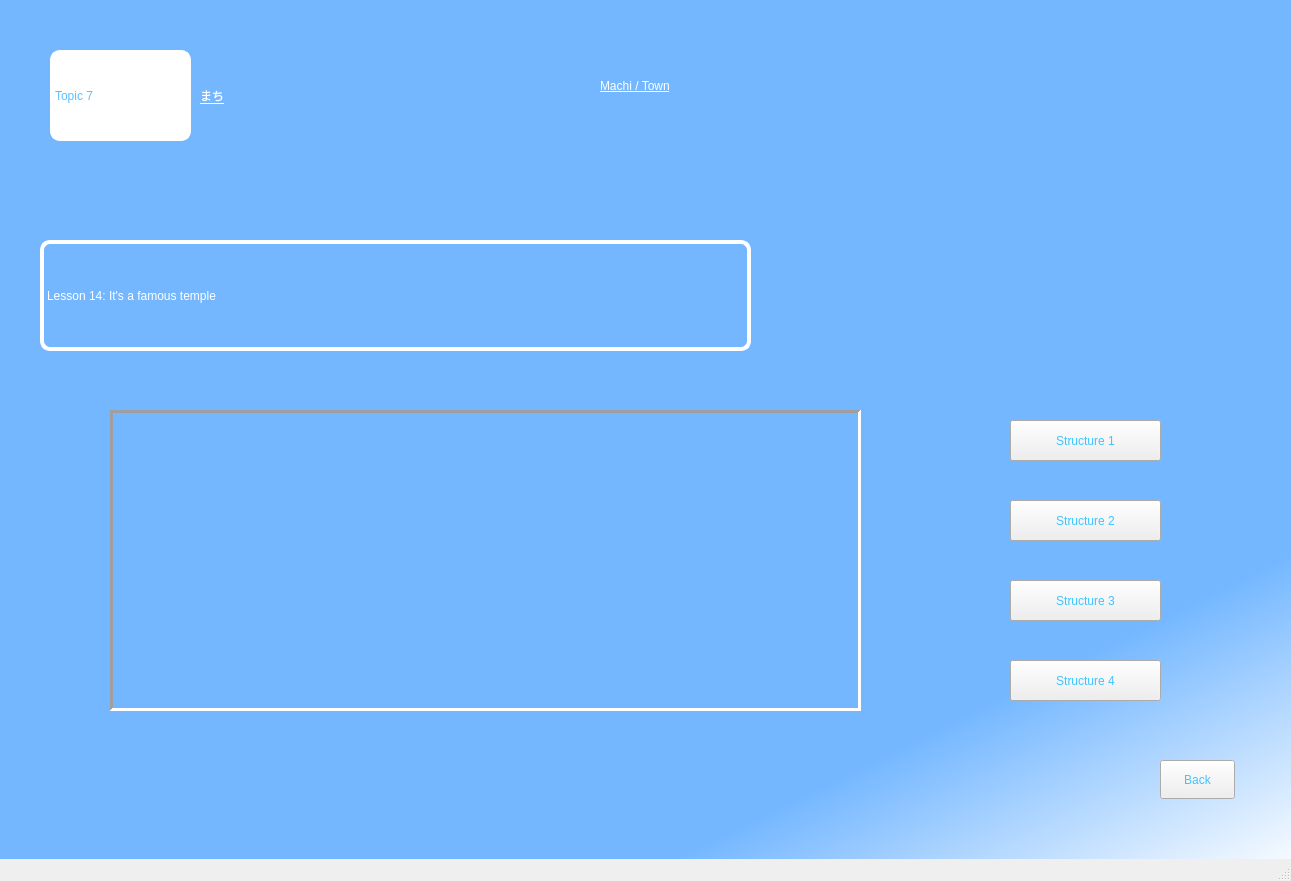
<?xml version="1.0" encoding="UTF-8"?>
<ui version="4.0">
 <class>MainWindow</class>
 <widget class="QMainWindow" name="MainWindow">
  <property name="geometry">
   <rect>
    <x>0</x>
    <y>0</y>
    <width>1291</width>
    <height>881</height>
   </rect>
  </property>
  <property name="windowTitle">
   <string>MainWindow</string>
  </property>
  <widget class="QWidget" name="centralwidget">
   <widget class="QWidget" name="widget" native="true">
    <property name="geometry">
     <rect>
      <x>0</x>
      <y>0</y>
      <width>1291</width>
      <height>881</height>
     </rect>
    </property>
    <property name="styleSheet">
     <string notr="true">QWidget#widget{


	background-color: qlineargradient(spread:pad, x1:0.790136, y1:0.711, x2:1, y2:1, stop:0.153409 rgba(116, 183, 255, 255), stop:1 rgba(255, 255, 255, 255));
}</string>
    </property>
    <widget class="QLabel" name="label_1">
     <property name="geometry">
      <rect>
       <x>50</x>
       <y>50</y>
       <width>141</width>
       <height>91</height>
      </rect>
     </property>
     <property name="styleSheet">
      <string notr="true">background-color: rgb(255, 255, 255);
color: rgb(88, 191, 255);
font: 25pt &quot;MV Boli&quot;;
border-radius:10px;
border: 2px solid white;
</string>
     </property>
     <property name="text">
      <string>Topic 7</string>
     </property>
    </widget>
    <widget class="QLabel" name="label_2">
     <property name="geometry">
      <rect>
       <x>200</x>
       <y>70</y>
       <width>161</width>
       <height>51</height>
      </rect>
     </property>
     <property name="styleSheet">
      <string notr="true">color: rgb(255, 255, 255);
text-decoration: underline;
font: 24pt &quot;MV Boli&quot;;
</string>
     </property>
     <property name="text">
      <string>まち</string>
     </property>
    </widget>
    <widget class="QLabel" name="label_3">
     <property name="geometry">
      <rect>
       <x>600</x>
       <y>50</y>
       <width>561</width>
       <height>71</height>
      </rect>
     </property>
     <property name="styleSheet">
      <string notr="true">font: 24pt &quot;MV Boli&quot;;
text-decoration: underline;
color: rgb(255, 255, 255);</string>
     </property>
     <property name="text">
      <string>Machi / Town</string>
     </property>
    </widget>
    <widget class="QLabel" name="label_4">
     <property name="geometry">
      <rect>
       <x>40</x>
       <y>240</y>
       <width>711</width>
       <height>111</height>
      </rect>
     </property>
     <property name="styleSheet">
      <string notr="true">font: 24pt &quot;MV Boli&quot;;
color: rgb(255, 255, 255);
border: 4px solid #ffffff;
border-radius: 10px;</string>
     </property>
     <property name="text">
      <string>Lesson 14: It's a famous temple</string>
     </property>
    </widget>
    <widget class="QStackedWidget" name="stackedWidget">
     <property name="geometry">
      <rect>
       <x>110</x>
       <y>410</y>
       <width>751</width>
       <height>301</height>
      </rect>
     </property>
     <property name="styleSheet">
      <string notr="true"/>
     </property>
     <property name="frameShape">
      <enum>QFrame::Panel</enum>
     </property>
     <property name="frameShadow">
      <enum>QFrame::Sunken</enum>
     </property>
     <property name="lineWidth">
      <number>3</number>
     </property>
     <property name="currentIndex">
      <number>3</number>
     </property>
     <widget class="QWidget" name="page_1">
      <widget class="QLabel" name="label_5">
       <property name="geometry">
        <rect>
         <x>0</x>
         <y>0</y>
         <width>751</width>
         <height>301</height>
        </rect>
       </property>
       <property name="styleSheet">
        <string notr="true">
border-image: url(:/congthuc/topic7ls14a.jpg);</string>
       </property>
       <property name="text">
        <string/>
       </property>
      </widget>
     </widget>
     <widget class="QWidget" name="page_2">
      <widget class="QLabel" name="label_6">
       <property name="geometry">
        <rect>
         <x>-4</x>
         <y>-8</y>
         <width>751</width>
         <height>311</height>
        </rect>
       </property>
       <property name="styleSheet">
        <string notr="true">border-image: url(:/congthuc/topic7ls14b.jpg);</string>
       </property>
       <property name="text">
        <string/>
       </property>
      </widget>
     </widget>
     <widget class="QWidget" name="page_3">
      <widget class="QLabel" name="label_7">
       <property name="geometry">
        <rect>
         <x>-4</x>
         <y>-8</y>
         <width>751</width>
         <height>311</height>
        </rect>
       </property>
       <property name="styleSheet">
        <string notr="true">border-image: url(:/congthuc/topic7ls14c.jpg);</string>
       </property>
       <property name="text">
        <string/>
       </property>
      </widget>
     </widget>
     <widget class="QWidget" name="page_4">
      <widget class="QLabel" name="label_8">
       <property name="geometry">
        <rect>
         <x>0</x>
         <y>0</y>
         <width>751</width>
         <height>301</height>
        </rect>
       </property>
       <property name="styleSheet">
        <string notr="true">border-image: url(:/congthuc/topic7ls14d.jpg);</string>
       </property>
       <property name="text">
        <string/>
       </property>
      </widget>
     </widget>
    </widget>
    <widget class="QPushButton" name="Button_1">
     <property name="geometry">
      <rect>
       <x>1010</x>
       <y>420</y>
       <width>151</width>
       <height>41</height>
      </rect>
     </property>
     <property name="styleSheet">
      <string notr="true">
color: rgb(64, 195, 255);

font: 18pt &quot;MV Boli&quot;;</string>
     </property>
     <property name="text">
      <string>Structure 1</string>
     </property>
    </widget>
    <widget class="QPushButton" name="Button_2">
     <property name="geometry">
      <rect>
       <x>1010</x>
       <y>500</y>
       <width>151</width>
       <height>41</height>
      </rect>
     </property>
     <property name="styleSheet">
      <string notr="true">font: 18pt &quot;MV Boli&quot;;
color: rgb(64, 195, 255);</string>
     </property>
     <property name="text">
      <string>Structure 2</string>
     </property>
    </widget>
    <widget class="QPushButton" name="Button_3">
     <property name="geometry">
      <rect>
       <x>1010</x>
       <y>580</y>
       <width>151</width>
       <height>41</height>
      </rect>
     </property>
     <property name="styleSheet">
      <string notr="true">font: 18pt &quot;MV Boli&quot;;
color: rgb(64, 195, 255);</string>
     </property>
     <property name="text">
      <string>Structure 3</string>
     </property>
    </widget>
    <widget class="QPushButton" name="Button_4">
     <property name="geometry">
      <rect>
       <x>1010</x>
       <y>660</y>
       <width>151</width>
       <height>41</height>
      </rect>
     </property>
     <property name="styleSheet">
      <string notr="true">color: rgb(64, 195, 255);
font: 18pt &quot;MV Boli&quot;;</string>
     </property>
     <property name="text">
      <string>Structure 4</string>
     </property>
    </widget>
    <widget class="QPushButton" name="back1">
     <property name="geometry">
      <rect>
       <x>1160</x>
       <y>760</y>
       <width>75</width>
       <height>39</height>
      </rect>
     </property>
     <property name="styleSheet">
      <string notr="true">color: rgb(64, 195, 255);

font: 18pt &quot;MV Boli&quot;;</string>
     </property>
     <property name="text">
      <string>Back</string>
     </property>
    </widget>
   </widget>
  </widget>
  <widget class="QStatusBar" name="statusbar"/>
 </widget>
 <resources>
  <include location="topic6.qrc"/>
 </resources>
 <connections/>
</ui>
